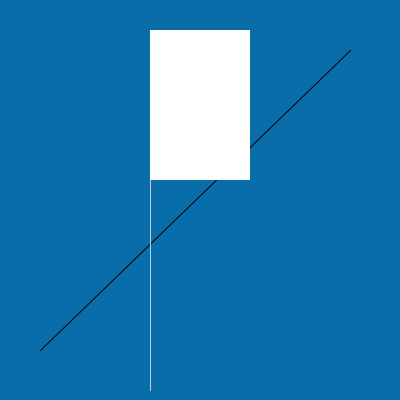
Frame 1 (no input)
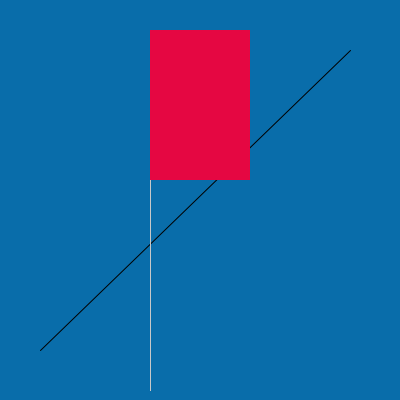
Frame 60 (the mouse pressed at the canvas centre just before this capture)
Frame 120 (the mouse held since frame 60 and released just before this capture): identical to frame 60, image omitted

The Processing sketch that drew these frames (run headless with seeded random() and noise(); from frame 60 on, the mouse is pressed at the canvas centre):

// Processing sketch: processing_59726
// ── processing_59726.pde

void setup (){
  size (400,400);
  smooth ();
  background (9,109,170);
}
void draw (){
line (40,350,350,50);
 
smooth ();
stroke (200);
 
 
line (150,30,150,390);
noStroke ();
rect (150,30,100,150);
fill (229,7,66);
noStroke ();}
